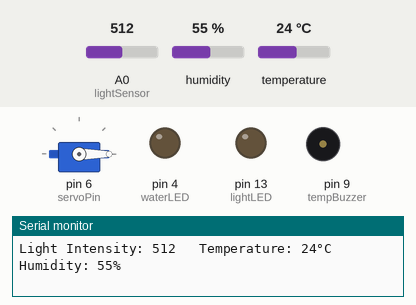
Bench run of a sketch on a simulated Arduino Uno, built with avr-gcc and run on an emulated ATmega328P. Shown: servo, output pins drawn as LEDs (lit = HIGH), buzzer (waves = sounding), the last lines printed to the serial monitor. Dashed ring = blinking. The inputs (shaded band) are chosen by the test bench; at power-on: humidity 55 %, A0 (lightSensor) = 512, temperature 24 °C.

Above: at 1.8 s.
1.9 s: humidity set to 69 %
3.4 s: humidity set to 72 %
At 4.8 s:
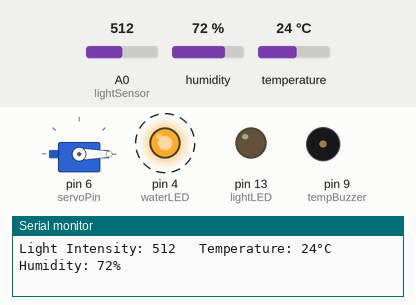
7.5 s: A0 (lightSensor) set to 110
11.0 s: A0 (lightSensor) set to 96
At 11.7 s:
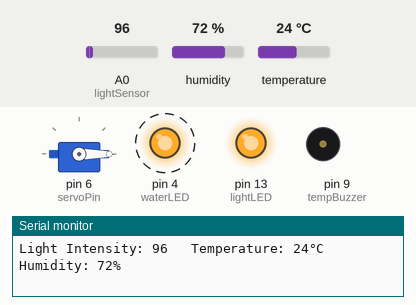
15.1 s: temperature set to 18.6 °C
18.6 s: temperature set to 17.4 °C
At 20.1 s:
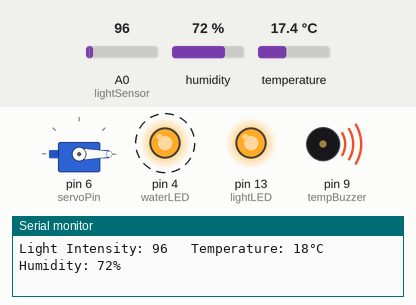
Timing chart, 0 to 23.7 s (numbered marks = the images above; inputs shaded):
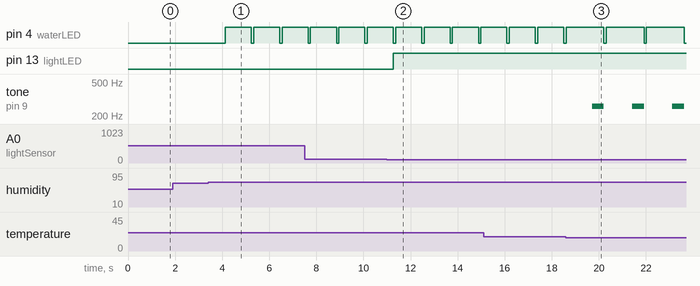

Measured:
- the behaviour switches between 70 and 71 % on humidity (found by bisection; images 0 and 1)
- the behaviour switches between 101 and 100 on A0 (lightSensor) (found by bisection; images 1 and 2)
- the behaviour switches between 18 and 17.9 °C on temperature (found by bisection; images 2 and 3)
- after the input at 3.4 s, pin 4 (waterLED): alternates HIGH for 1.1 s and LOW for 0.10 s, starting after 0.73 s
- after the input at 11.0 s, pin 13 (lightLED): LOW → HIGH after 0.27 s
- after the input at 18.6 s, pin 4 (waterLED): alternates HIGH for 1.6 s and LOW for 0.10 s, starting after 1.6 s; tone on pin 9 (tempBuzzer): alternates 261 Hz for 0.50 s and silent for 1.2 s, starting after 1.1 s

The sketch:

Lesson10_SmartGreenhouse.ino
```cpp
#include <Servo.h>  // includes the Servo library
#include <dht.h> // includes the DHT22 library

dht myDHT;
Servo myServo;

// Arduino board pins
const int lightSensor = A0;
const int lightLED = 13;
const int DHT22Sensor = 11;
const int tempBuzzer = 9;
const int servoPin = 6;
const int waterLED = 4;

// sensing and angle variables
int lightAmount = 0;
int tempAmount = 0;
int humidAmount = 0;
int rate = 500;
int frequency = 1000000 / (rate * 2);
int servoAngle = 0;
int increment = 10;

void setup() {
  // setting pins to output
  pinMode(lightLED, OUTPUT);
  pinMode(tempBuzzer, OUTPUT);
  pinMode(waterLED, OUTPUT);

  //
  myServo.attach(servoPin);
  myServo.write(servoAngle);

  Serial.begin(9600);
}

void loop() {
  // reading the amount of light/temperature/humidity on the corresponding sensor
  lightAmount = analogRead(lightSensor);
  int readData = myDHT.read22(DHT22Sensor);

  tempAmount = myDHT.temperature;
  humidAmount = myDHT.humidity;

  // Light Intensity with LED
  if (lightAmount <= 100) {
    digitalWrite(lightLED, HIGH);
  }
  else {
    digitalWrite(lightLED, LOW);
  }

    // Temperature with Buzzer
  if (tempAmount < 18) {
    noTone(9);
  tone(9, 261, 500);
  delay(500);
  }
  if (tempAmount > 24) {
    noTone(9);
  tone(9, 523, 500);
  delay(500);
  }

  // Humidity with Servo motor and water LED
  if (humidAmount < 47 ) {
    digitalWrite(waterLED, HIGH);
  }
  if (humidAmount > 70) {
    digitalWrite(waterLED, LOW);
    delay(100);
    digitalWrite(waterLED, HIGH);
    delay(100);
  }
  if (humidAmount > 46 && humidAmount < 70) {
    digitalWrite(waterLED, LOW);
  }

  Serial.print("Light Intensity: ");
  Serial.print(lightAmount);

  Serial.print("   Temperature: ");
  Serial.print(tempAmount);
  Serial.print("°C ");

  Serial.print("   Humidity: ");
  Serial.print(humidAmount);
  Serial.println("% ");
  delay(1000);

}
```
